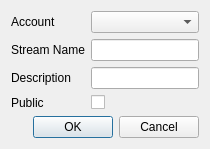
<?xml version="1.0" encoding="UTF-8"?>
<ui version="4.0">
 <class>CreateStreamDialog</class>
 <widget class="QWidget" name="AddStreamDialog">
  <property name="windowModality">
   <enum>Qt::NonModal</enum>
  </property>
  <property name="sizePolicy">
   <sizepolicy hsizetype="MinimumExpanding" vsizetype="MinimumExpanding">
    <horstretch>0</horstretch>
    <verstretch>0</verstretch>
   </sizepolicy>
  </property>
  <property name="windowTitle">
   <string>Form</string>
  </property>
  <layout class="QGridLayout" name="gridLayout_2">
   <item row="0" column="0">
    <layout class="QVBoxLayout" name="verticalLayout">
     <property name="sizeConstraint">
      <enum>QLayout::SetNoConstraint</enum>
     </property>
     <item>
      <layout class="QFormLayout" name="search_form">
       
       <item row="0" column="0">
        <widget class="QLabel" name="accounts_label">
         <property name="text">
          <string>Account</string>
         </property>
        </widget>
       </item>

       <item row="1" column="0">
        <widget class="QLabel" name="name_label">
         <property name="text">
          <string>Stream Name</string>
         </property>
        </widget>
       </item>
       <item row="2" column="0">
        <widget class="QLabel" name="name_label">
         <property name="text">
          <string>Description</string>
         </property>
        </widget>
       </item>
       <item row="3" column="0">
        <widget class="QLabel" name="name_label">
         <property name="text">
          <string>Public</string>
         </property>
        </widget>
       </item>

       <item row="0" column="1">
        <widget class="QComboBox" name="accounts_dropdown"/>
       </item>
       <item row="1" column="1">
        <widget class="QLineEdit" name="name_field"/>
       </item>
       <item row="2" column="1">
        <widget class="QLineEdit" name="description_field"/>
       </item>
       <item row="3" column="1">
        <widget class="QCheckBox" name="public_toggle"/>
       </item>

      </layout>
     </item>
     <item>
      <widget class="QDialogButtonBox" name="dialog_button_box">
       <property name="standardButtons">
        <set>QDialogButtonBox::Cancel|QDialogButtonBox::Ok</set>
       </property>
      </widget>
     </item>

    </layout>
   </item>
  </layout>
 </widget>
 <resources/>
 <connections/>
</ui>
